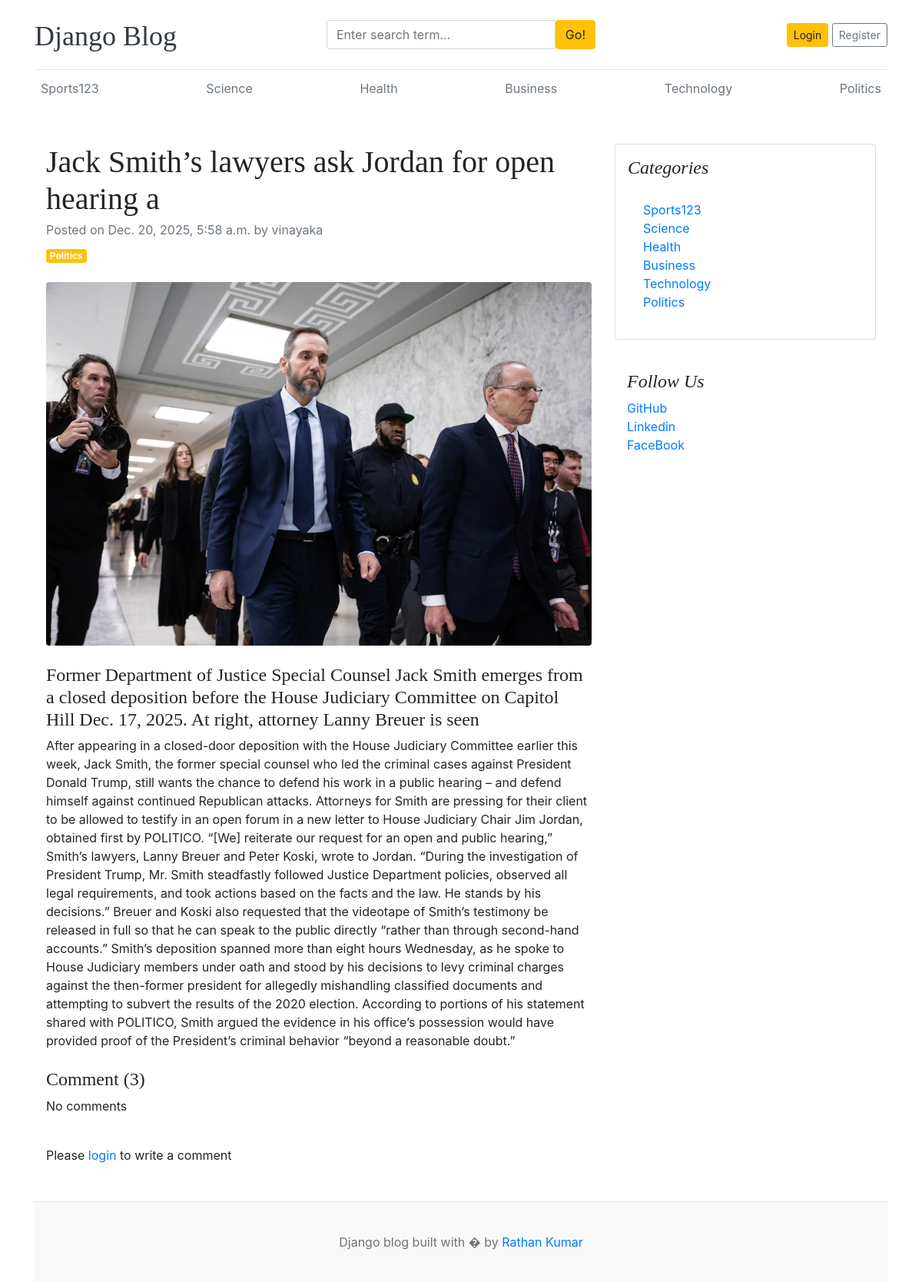
The app's page /blogs/jack-smiths-lawyers-ask-jordan-for-open-hearing-a with its own data.
### blogs/models.py (models this page shows, shortened)
class Category(models.Model):
    category = models.CharField(max_length=50)
    created_at = models.DateTimeField(auto_now_add=True)
    updated_at = models.DateTimeField(auto_now=True)
    class Meta:
        verbose_name_plural = 'categories'
    def __str__(self):
        return self.category

class Blog(models.Model):
    title = models.CharField(max_length=50)
    slug = models.SlugField(max_length=100,unique=True,blank=True)
    category = models.ForeignKey(Category,on_delete=models.CASCADE)
    author = models.ForeignKey(User,on_delete=models.CASCADE)
    featured_image = models.ImageField(upload_to="uploads/%Y/%m/%d")
    short_description = models.TextField(max_length=500)
    blog_body = models.TextField(max_length=2000)
    status = models.CharField(max_length=20,choices=STATUS_CHOICES,default=0)
    is_featured = models.BooleanField(default=False)
    created_at = models.DateTimeField(auto_now_add=True)
    updated_at = models.DateTimeField(auto_now=True)

### assignments/models.py (models this page shows, shortened)
class SocialLink(models.Model):
    platform=models.CharField(max_length=25)
    link=models.URLField(max_length=100)
    created_at=models.DateTimeField(auto_now_add=True)
    updated_at=models.DateTimeField(auto_now=True)

### blogs/views.py (the view, shortened to what this page needs)
# urls.py: path('blogs/<slug:blog_slug>',blogs_view.single_blog_page,name="blogs"),
def single_blog_page(request,blog_slug):
    single_blog = get_object_or_404(Blog,slug=blog_slug,status="Published")
    comments=Comment.objects.filter(blog=single_blog)
    comment_count=Comment.objects.all().count()
    context={
        "single_blog":single_blog,
        "comments":comments,
        "comment_count":comment_count,
    }
    return render(request,"blogs.html",context)

### blogs/context_processors.py (called while the page is built)
def get_categories(request):
    categories=Category.objects.all()
    return dict(categories=categories)

def get_social_links(request):
    social_links=SocialLink.objects.all()
    return dict(social_links=social_links)

### templates/blogs.html
{% extends 'base.html' %}
{% block content %}
<div class="container mt-5">
    <div class="row">
        <div class="col-lg-8">
            <article>
                <header class="mb-4">
                    <h1 class="fw-bolder mb-1">{{single_blog.title}}</h1>
                    <div class="text-muted fst-italic mb-2">Posted on {{single_blog.created_at}} by {{single_blog.author}}</div>
                    <a class="badge bg-warning text-decoration-none text-light" href="#!">{{single_blog.category}}</a>
                </header>
                <figure class="mb-4"><img class="img-fluid rounded" src="{{single_blog.featured_image.url}}" alt="..." /></figure>
                 <h4>{{single_blog.short_description}}</h4>
                <section class="mb-5">
                    <p class="fs-5 mb-4">{{single_blog.blog_body}}</p>
                    <h4>Comment ({{comment_count}})</h4>
                    {% if comments %}
                    {% for comment in comments %}
                    <div class="card mt-1">
                        <div class="card-body mt-1">
                            <p class="card-text mb-0">{{comment}}</p>
                            <span>
                                <small>By {{ comment.user }}</small>
                                <small>| {{comment.created_at | timesince}} ago</small>
                            </span>
                        </div>
                    </div>
                    {% endfor %}
                    {% else %}
                    <p>No comments</p>
                    {% endif %}
                    <br>
                    <div class="form-group">
                        {% if user.is_authenticated %}
                        <form action="" method="POST">
                            {% csrf_token %}
                            <div class="form-group">
                                <textarea name="comment" class="form-control" placeholder="Write your comment"></textarea>
                                <input type="submit" value="Submit" class="btn btn-primary mt-2">
                            </div>
                        </form>
                        {% else %}
                        <p>Please <span><a href="{% url 'login' %}">login</a></span> to write a comment</p>
                        {% endif %}
                    </div>
                </section>
            </article>
        </div>
        <div class="col-lg-4">
            <div class="card mb-4 p-3">
                <h4 class="font-italic">Categories</h4>
                <div class="card-body">
                    <div class="row">
                        <div class="col-sm-6">
                            <ul class="list-unstyled mb-0">
                                {% for cat in categories %}
                                <li><a href="{% url 'posts_by_category' cat.id %}">{{cat.category}}</a></li>
                                {% endfor %}
                            </ul>
                        </div>
                    </div>
                </div>
            </div>
           {% if social_links %}
        <div class="p-3">
          <h4 class="font-italic">Follow Us</h4>
          <ol class="list-unstyled">
            {% for i in social_links %}
            <li><a href="{{i.link}}" target="_blank">{{i.platform}}</a></li>
            {% endfor %}
          </ol>
        </div>
        {% endif %}
        </div>
    </div>
</div>
{% endblock %}

### templates/base.html (shortened to what this page needs)
{% load static %}
<!DOCTYPE html>
<html lang="en">
<head>
    <link href="https://getbootstrap.com/docs/4.0/dist/css/bootstrap.min.css" rel="stylesheet">
    <link href="{% static 'css/blog.css' %}" rel="stylesheet">
    <link rel="stylesheet" href="https://cdnjs.cloudflare.com/ajax/libs/font-awesome/4.7.0/css/font-awesome.min.css">
  </head>
<body>
    <div class="container">
      <header class="blog-header py-3">
        <div class="row flex-nowrap justify-content-between align-items-center">
          <div class="col-4 pt-1">
            <a class="blog-header-logo text-dark" href="/">Django Blog</a>
          </div>
          <div class="col-4">
            <form action="{% url 'search' %}" method="GET">
              <div class="input-group">
                <input class="form-control" value="{{keyword}}" type="text" name="keyword" placeholder="Enter search term..." aria-label="Enter search term..." aria-describedby="button-search" />
                <button type="submit" class="btn btn-warning" id="button-search" type="button">Go!</button>
              </div>
            </form>
          </div>
          <div class="col-4 d-flex justify-content-end align-items-center">
            {% if not user.is_authenticated %}
            <a class="btn btn-sm btn-warning" href="{% url 'login' %}">Login</a> &nbsp;
            <a class="btn btn-sm btn-outline-secondary" href="{% url 'register' %}">Register</a>
            {% else %}
            <span><a href="{% url 'dashboard' %}">DashBoard</a></span>
            &emsp;
            <span><a href="{% url 'logout' %}">logout</a></span>
            {% endif %}
          </div>
        </div>
      </header>
      <div class="nav-scroller py-1 mb-2">
        <nav class="nav d-flex justify-content-between">
          {% for category in categories %}
          <a class="p-2 text-muted" href="{% url 'posts_by_category' category.id %}">{{category.category}}</a>
          {% endfor %}
        </nav>
      </div>
{% block content %}
{% endblock %}
<footer class="blog-footer">
  <p>Django blog built with � by <a href="#">Rathan Kumar</a></p>
</footer>
</body>
</html>

### blog_main/static/css/blog.css (style rules this page uses)
.blog-header { border-bottom: 1px solid #e5e5e5; }
.blog-header-logo { font-family: "Playfair Display", Georgia, "Times New Roman", serif; font-size: 2.25rem; }
h1, h2, h3, h4, h5, h6 { font-family: "Playfair Display", Georgia, "Times New Roman", serif; }
.blog-footer { padding: 2.5rem 0; color: #727272; text-align: center; background-color: #f9f9f9; border-top: .05rem solid #e5e5e5; }
.blog-footer p:last-child { margin-bottom: 0; }

### records on screen
Category: category "Sports123"
Category: category "Science"
Category: category "Health"
Category: category "Business"
Category: category "Technology"
Category: category "Politics"
Blog: title "Jack Smith’s lawyers ask Jordan for open hearing a", created_at "Dec. 20, 2025, 5:58 a.m.", author "vinayaka", category "Politics", featured_image (picture), short_description "Former Department of Justice Special Counsel Jack Smith emerges from a closed deposition before the House Judiciary Committee on Capitol Hill Dec. 17, 2025. At right, attorney Lanny Breuer is seen", blog_body "After appearing in a closed-door deposition with the House Judiciary Committee earlier this week, Jack Smith, the former special counsel who led the criminal cases against President Donald Trump, still wants the chance to defend his work in a public hearing – and defend himself against continued Republican attacks. Attorneys for Smith are pressing for their client to be allowed to testify in an open forum in a new letter to House Judiciary Chair Jim Jordan, obtained first by POLITICO. “[We] reiterate our request for an open and public hearing,” Smith’s lawyers, Lanny Breuer and Peter Koski, wrote to Jordan. “During the investigation of President Trump, Mr. Smith steadfastly followed Justice…"
SocialLink: platform "GitHub"
SocialLink: platform "Linkedin"
SocialLink: platform "FaceBook"

### other values on screen
{{ comment_count }} "3"
